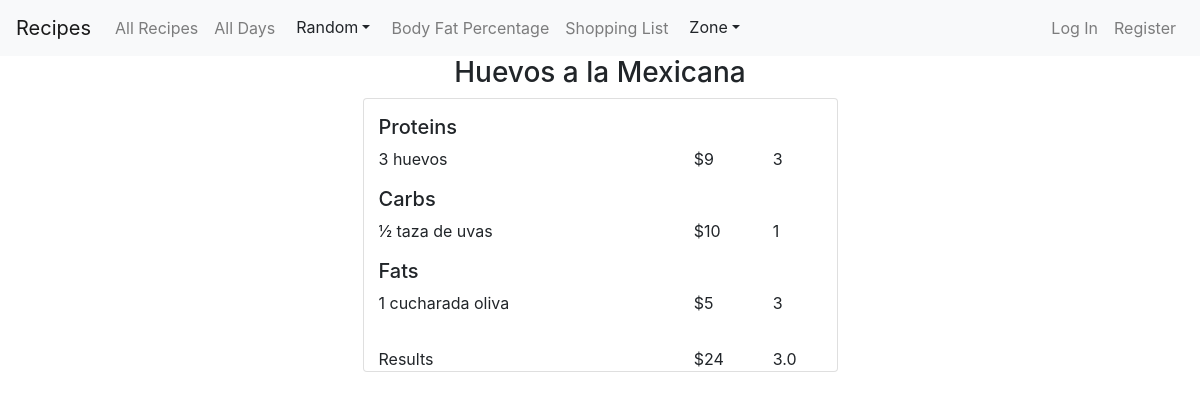
The page /zone_menu/25 on the database its author committed.
### app/models.py (models this page shows, shortened)
class ZoneMenu(models.Model):
    name = models.CharField(max_length=30)
    price = models.IntegerField(default=0)
    ratio = models.FloatField(default=0)
    tags = models.CharField(max_length=50, default="meal")

class Item(models.Model):
    menu = models.ForeignKey(ZoneMenu, on_delete=models.CASCADE)
    product = models.ForeignKey(ZoneProduct, on_delete=models.CASCADE )

class ZoneProduct(models.Model):
    name = models.CharField(max_length=30)
    price = models.IntegerField()
    category = models.CharField(max_length=20)
    blocks = models.IntegerField()

### app/views.py (the view)
# urls.py: path("zone_menu/<int:menu_id>", views.zone_menu, name="zone_menu"),
def zone_menu(request, menu_id):
    menu = ZoneMenu.objects.get(pk=int(menu_id))
    return render(request, 'app/zone_menu.html',{
        'menu': menu
    })

### app/templates/app/zone_menu.html (shortened to what this page needs)
{% extends 'app/layout.html' %}
{% block body %}
  <div class="container">
    <h3 class="text-center">{{menu.name}}</h3>
    <div class="row">
      <div class="card col-lg-5 col-sm-12 mx-auto">
        <h5 class="mt-3">Proteins</h5>
          {% for item in menu.item_set.all %}
            {% if item.product.category == 'Protein'%}
              <div class="row">
                <div class="col-8">
                  {{item.product.name}}
                </div>
                <div class="col-2">
                  ${{item.product.price}}
                </div>
                <div class="col-2">
                  {{item.product.blocks}}
                </div>
              </div>
            {% endif %}
          {% endfor %}
        <h5 class="mt-3">Carbs</h5>
          {% for item in menu.item_set.all %}
            {% if item.product.category == 'Carbs'%}
            <div class="row">
              <div class="col-8">
                {{item.product.name}}
              </div>
              <div class="col-2">
                ${{item.product.price}}
              </div>
              <div class="col-2">
                {{item.product.blocks}}
              </div>
            </div>
            {% endif %}
          {% endfor %}
        <h5 class="mt-3">Fats</h5>
          {% for item in menu.item_set.all %}
            {% if item.product.category == 'Fat'%}
            <div class="row">
              <div class="col-8">
                {{item.product.name}}
              </div>
              <div class="col-2">
                ${{item.product.price}}
              </div>
              <div class="col-2">
                {{item.product.blocks}}
              </div>
            </div>
            {% endif %}
          {% endfor %}
          <div class="row">
            <div class="col-8">
              Results
            </div>
            <div class="col-2">
              ${{menu.price}}
            </div>
            <div class="col-2">
              {{menu.ratio}}
            </div>
          </div>
      {% endblock %}

### rows shown on the page
ZoneMenu: name "Huevos a la Mexicana", price "24", ratio "3.0"
Item: product.name "3 huevos", product.price "9", product.blocks "3"
Item: product.name "½ taza de uvas", product.price "10", product.blocks "1"
Item: product.name "1 cucharada oliva", product.price "5", product.blocks "3"
